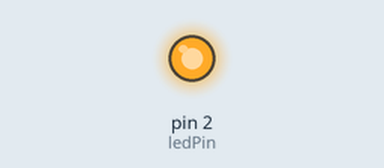
The sketch below on a simulated Arduino Mega 2560, built with avr-gcc and run on an emulated ATmega2560. Parts: output pins drawn as LEDs (lit = HIGH). What the sketch prints to the serial monitor is not drawn.

Above: at 0.1 s.
Timing chart, 0 to 1.6 s (numbered marks = the images above):
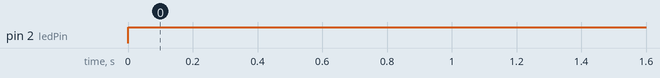

Measured:
- by itself, pin 2 (ledPin): LOW → HIGH at 0.00 s

The sketch:

sketch_nov17a.ino
```cpp
#include <Adafruit_GPS.h>

#define GPSSerial Serial1
int ledPin = 2;

// Create GPS object using Serial1
Adafruit_GPS gps(&GPSSerial);

void setup() {
  Serial.begin(115200);
  while (!Serial) delay(10);

  GPSSerial.begin(9600);
  Serial.println("GPS test starting... ");
  pinMode(ledPin, OUTPUT);

  // Example GPS configuration commands
  gps.sendCommand(PGCMD_ANTENNA);

}

void loop() {
  // USB -> GPS passthrough
  if (Serial.available()) {
    char c = Serial.read();
    GPSSerial.write(c);
  }

  // GPS -> USB passthrough
  if (GPSSerial.available()) {
    char c = GPSSerial.read();
    Serial.write(c);
  }

  digitalWrite(ledPin, HIGH);
}
```
